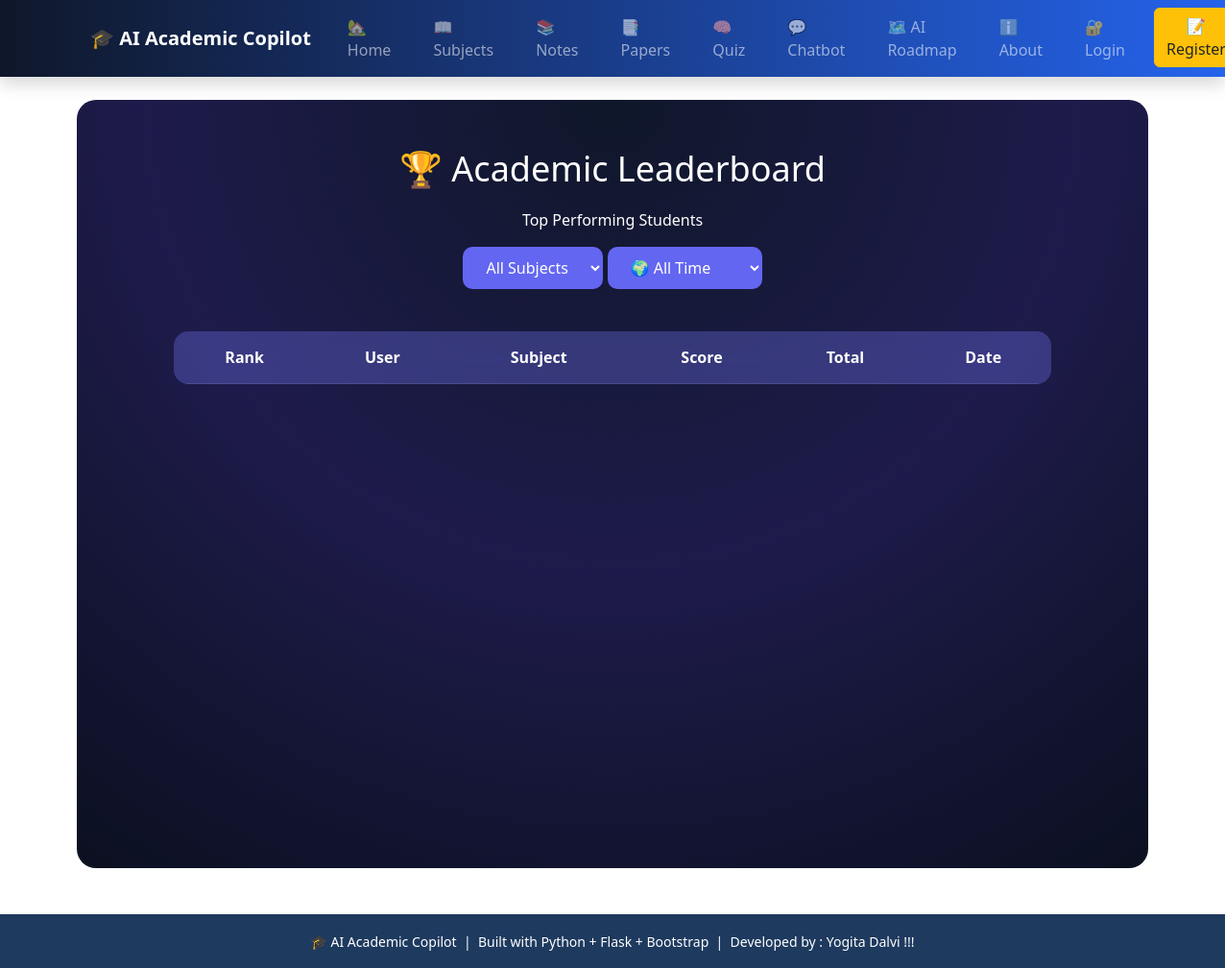
/leaderboard, run on an earlier commit of the app's database.
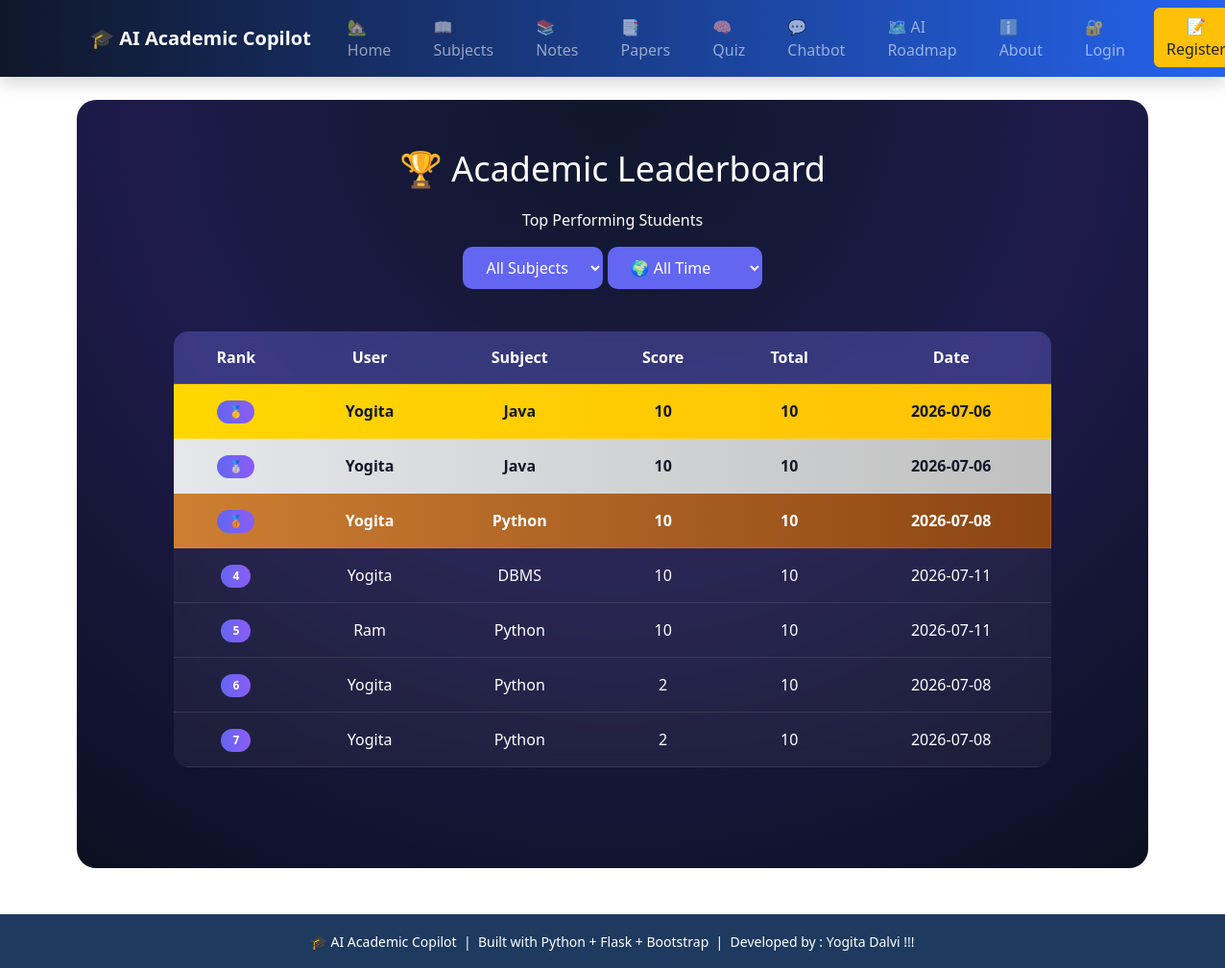
And on a later commit of the database.
### tables this page shows
CREATE TABLE quiz_results (
    id INTEGER PRIMARY KEY AUTOINCREMENT,
    user_id INTEGER,
    subject TEXT,
    score INTEGER,
    total INTEGER,
    created_at TEXT
);

CREATE TABLE users (
    id INTEGER PRIMARY KEY AUTOINCREMENT,
    fullname TEXT,
    email TEXT,
    username TEXT UNIQUE,
    password TEXT,
    role TEXT DEFAULT 'student'
);

### app.py (the view)
@app.route("/leaderboard")
def leaderboard():
    conn = get_db()
    cur = conn.cursor()
    subject = request.args.get("subject", "All")
    period = request.args.get("period", "all")
    query = """
        SELECT users.username,
               quiz_results.subject,
               quiz_results.score,
               quiz_results.total,
               quiz_results.created_at
        FROM quiz_results
        JOIN users
        ON quiz_results.user_id = users.id
    """
    conditions = []
    params = []
    if subject != "All":
        conditions.append("quiz_results.subject=?")
        params.append(subject)
    if period == "today":
        conditions.append("created_at=?")
        params.append(str(date.today()))
    elif period == "week":
        week = date.today() - timedelta(days=7)
        conditions.append("created_at>=?")
        params.append(str(week))
    if conditions:
        query += " WHERE " + " AND ".join(conditions)
    query += " ORDER BY score DESC"
    cur.execute(query, params)
    data = cur.fetchall()
    current_user = session.get("username")
    your_rank = None
    for i, row in enumerate(data, start=1):
        if row["username"] == current_user:
            your_rank = i
            break
    return render_template(
        "leaderboard.html",
        data=data,
        selected_subject=subject,
        selected_period=period,
        current_user=current_user,
        your_rank=your_rank
    )

### app.py (called while the page is built)
def get_db():
    conn = sqlite3.connect(DB_PATH)
    conn.row_factory = sqlite3.Row
    return conn

### templates/leaderboard.html (shortened to what this page needs)
{% extends "base.html" %}
{% block content %}
<div class="lb-container">
    <h1>🏆 Academic Leaderboard</h1>
    <p>Top Performing Students</p>
    <form method="GET">
    <select name="subject" onchange="this.form.submit()">
        <option value="All">All Subjects</option>
    </select>
    <select name="period" onchange="this.form.submit()">
    <option value="all"
    {% if selected_period=="all" %}selected{% endif %}>
    🌍 All Time
    </option>
</select>
</form>
<br>
    <table>
        <tr>
            <th>Rank</th>
            <th>User</th>
            <th>Subject</th>
            <th>Score</th>
            <th>Total</th>
            <th>Date</th>
        </tr>
        {% for row in data %}
        <tr class="
            {% if loop.index == 1 %}
                gold
            {% elif loop.index == 2 %}
                silver
            {% elif loop.index == 3 %}
                bronze
            {% endif %}
        ">
            <td>
                {% if loop.index == 1 %}
                    <span class="badge">🥇</span>
                {% elif loop.index == 2 %}
                    <span class="badge">🥈</span>
                {% elif loop.index == 3 %}
                    <span class="badge">🥉</span>
                {% else %}
                    <span class="badge">{{ loop.index }}</span>
                {% endif %}
            </td>
            <td>{{ row["username"] }}</td>
            <td>{{ row["subject"] }}</td>
            <td>{{ row["score"] }}</td>
            <td>{{ row["total"] }}</td>
            <td>{{ row["created_at"] }}</td>
        </tr>
        {% endfor %}
    </table>
</div>
{% endblock %}

### templates/base.html (shortened to what this page needs)
<!DOCTYPE html>
<html lang="en">
<head>
    <link href="https://cdn.jsdelivr.net/npm/bootstrap@5.3.3/dist/css/bootstrap.min.css" rel="stylesheet">
    <link rel="stylesheet" href="{{ url_for('static', filename='css/chatbot.css') }}">
    <link rel="stylesheet" href="{{ url_for('static', filename='css/style.css') }}">
</head>
<nav class="navbar navbar-expand-lg navbar-dark bg-primary shadow">
    <div class="container">
        <a class="navbar-brand fw-bold" href="/">
            🎓 AI Academic Copilot
        </a>
        <div class="collapse navbar-collapse" id="navbarNav">
            <ul class="navbar-nav me-auto">
                <li class="nav-item">
                    <a class="nav-link" href="/">🏡Home</a>
                </li>
                <li class="nav-item">
                    <a class="nav-link" href="/subjects">📖Subjects</a>
                </li>
                <li class="nav-item">
                    <a class="nav-link" href="/notes">📚Notes</a>
                </li>
                <li class="nav-item">
                    <a class="nav-link" href="/papers">📑Papers</a>
                </li>
                <li class="nav-item">
                    <a class="nav-link" href="/quiz">🧠Quiz</a>
                </li>
                <li class="nav-item">
                    <a class="nav-link" href="/chatbot">💬Chatbot</a>
                </li>
                <li class="nav-item">
                    <a class="nav-link" href="/roadmap">🗺️ AI Roadmap</a>
                </li>
                <li class="nav-item">
                    <a class="nav-link" href="/about">ℹ️ About</a>
                </li>
            </ul>
            <ul class="navbar-nav">
                {% if session.get('user_id') %}
                <li class="nav-item">
                    <a class="nav-link" href="/dashboard">
                        📊 Dashboard
                    </a>
                </li>
                <li class="nav-item">
                    <a href="/profile" style="text-decoration:none;color:white;">
                        👤 {{ session.get('username') }}
                    </a>
                </li>
                <li class="nav-item">
                    <a class="btn btn-danger ms-2" href="/logout">
                        🔓Logout
                    </a>
                </li>
                {% else %}
                <li class="nav-item">
                    <a class="nav-link" href="/login">
                        🔐Login
                    </a>
                </li>
                <li class="nav-item">
                    <a class="btn btn-warning text-dark ms-2"
                       href="/register">
                        📝Register
                    </a>
                </li>
                {% endif %}
            </ul>
        </div>
    </div>
</nav>
<div class="container mt-4">
    {% block content %}
    {% endblock %}
</div>
    <footer style="background-color: #1e3a5f;" class="text-white text-center py-3 mt-5">
        <small>
            🎓 AI Academic Copilot &nbsp;|&nbsp;
            Built with Python + Flask + Bootstrap &nbsp;|&nbsp;
            Developed by : Yogita Dalvi !!!
        </small>
    </footer>
</body>
</html>

### static/css/chatbot.css (style rules this page uses)
* { margin:0; padding:0; box-sizing:border-box; font-family:"Segoe UI",sans-serif; }

### static/css/style.css (style rules this page uses)
nav { background:linear-gradient(90deg,#0f172a,#2563eb); padding:18px 35px; display:flex; align-items:center; justify-content:space-between; box-shadow:0 4px 12px rgba(0,0,0,0.2); }
nav a { color:#f8fafc; margin:0 14px; text-decoration:none; font-size:17px; font-weight:500; transition:0.3s; }

### templates/leaderboard.html (style rules this page uses)
.lb-container { padding:50px; min-height:100vh; background: radial-gradient(circle at top,#0f172a,#1e1b4b,#0b1020); color:white; border-radius:20px; text-align:center; }
.lb-container h1 { font-size:36px; margin-bottom:20px; }
table { width:90%; margin:auto; border-collapse:collapse; background:rgba(255,255,255,0.05); backdrop-filter:blur(10px); border-radius:15px; overflow:hidden; }
th, td { padding:15px; border-bottom:1px solid rgba(255,255,255,0.1); }
th { background:rgba(99,102,241,0.3); }
.badge { padding:6px 12px; border-radius:20px; background:linear-gradient(90deg,#6366f1,#8b5cf6); font-weight:bold; color:white; }
.gold { background:linear-gradient(90deg,#FFD700,#FFC107); color:#111827; font-weight:bold; }
.silver { background:linear-gradient(90deg,#E5E7EB,#C0C0C0); color:#111827; font-weight:bold; }
.bronze { background:linear-gradient(90deg,#CD7F32,#8B4513); color:white; font-weight:bold; }
select { padding:10px 20px; border:none; border-radius:10px; background:#6366f1; color:white; font-size:16px; cursor:pointer; margin-bottom:20px; }

What changed in the data, as far as the page shows it:
added quiz_results: username "Yogita", subject "Java", score "10", total "10", created_at "2026-07-06"
added quiz_results: username "Yogita", subject "Java", score "10", total "10", created_at "2026-07-06"
added quiz_results: username "Yogita", subject "Python", score "10", total "10", created_at "2026-07-08"
added quiz_results: username "Yogita", subject "DBMS", score "10", total "10", created_at "2026-07-11"
added quiz_results: username "Ram", subject "Python", score "10", total "10", created_at "2026-07-11"
added quiz_results: username "Yogita", subject "Python", score "2", total "10", created_at "2026-07-08"
added quiz_results: username "Yogita", subject "Python", score "2", total "10", created_at "2026-07-08"
